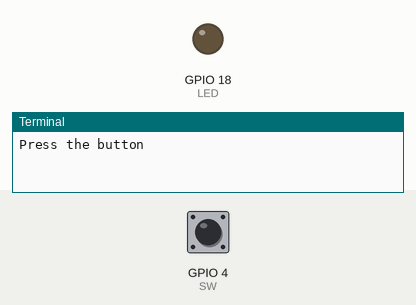
The program below on a simulated Raspberry Pi (BCM pin numbers). Shown: output pins drawn as LEDs (lit = HIGH), the last lines printed to the terminal. The inputs (shaded band) are chosen by the test bench; at power-on: GPIO 4 (SW) LOW.

Above: at 1.2 s.
1.3 s: GPIO 4 (SW) pulled HIGH for 0.15 s
At 1.9 s:
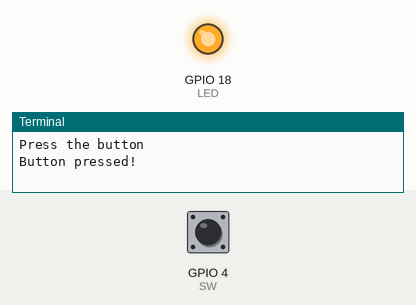
3.8 s: GPIO 4 (SW) pulled HIGH for 3.2 s
At 8.1 s:
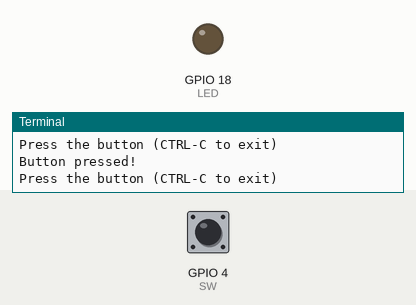
Timing chart, 0 to 9.6 s (numbered marks = the images above; inputs shaded):
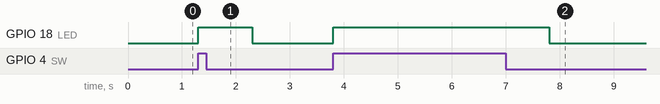

The program:

sw-led-blink.py
```python
import RPi.GPIO as GPIO
import time

LED,SW = 18,4
GPIO.setmode(GPIO.BCM)
GPIO.setup(LED,GPIO.OUT)
GPIO.setup(SW, GPIO.IN,pull_up_down = GPIO.PUD_DOWN)

print("Press the button")

while True :
    GPIO.output(LED,False)
    if GPIO.input(SW)==GPIO.HIGH:
        print("Button pressed!")
        GPIO.output(LED,True)
        time.sleep(1)
        print("Press the button (CTRL-C to exit)")
GPIO.cleanup()
```

Measured:
- after the input at 1.3 s, GPIO 18 (LED): LOW → HIGH at once, → LOW 1.0 s later
- after the input at 3.8 s, GPIO 18 (LED): LOW → HIGH at once, → LOW 4.0 s later
